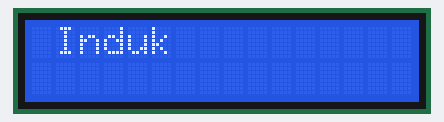
A sketch run on a simulated Arduino Uno, built with avr-gcc and run on an emulated ATmega328P. On the bench: 16×2 character LCD.

Above: at 0.18 s.
At 0.91 s:
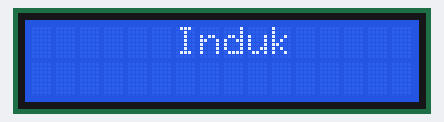
At 1.63 s:
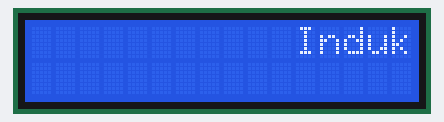
At 3.23 s:
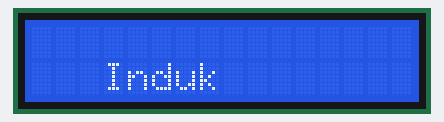
At 4.83 s:
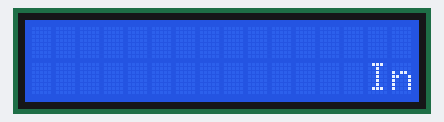
At 6.44 s:
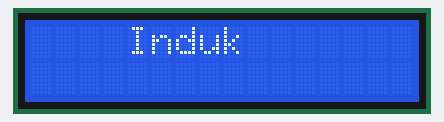

Measured:
- by itself, everything shown: repeats every 5.8 s, in 40 steps

The sketch:

Communications_Capstone_Challenge_3.ino
```cpp
#include <Wire.h>
#include <LiquidCrystal_I2C.h>
LiquidCrystal_I2C lcd(0x27,16,2);

void setup() {
  lcd.begin();
  lcd.backlight();

}

void loop() {
   lcd.setCursor(0, 0);
   lcd.print("Induk                ");
   lcd.setCursor(0, 1);
   lcd.print("                     Induk");
   lcd.scrollDisplayRight();
   delay(100);
}
```
